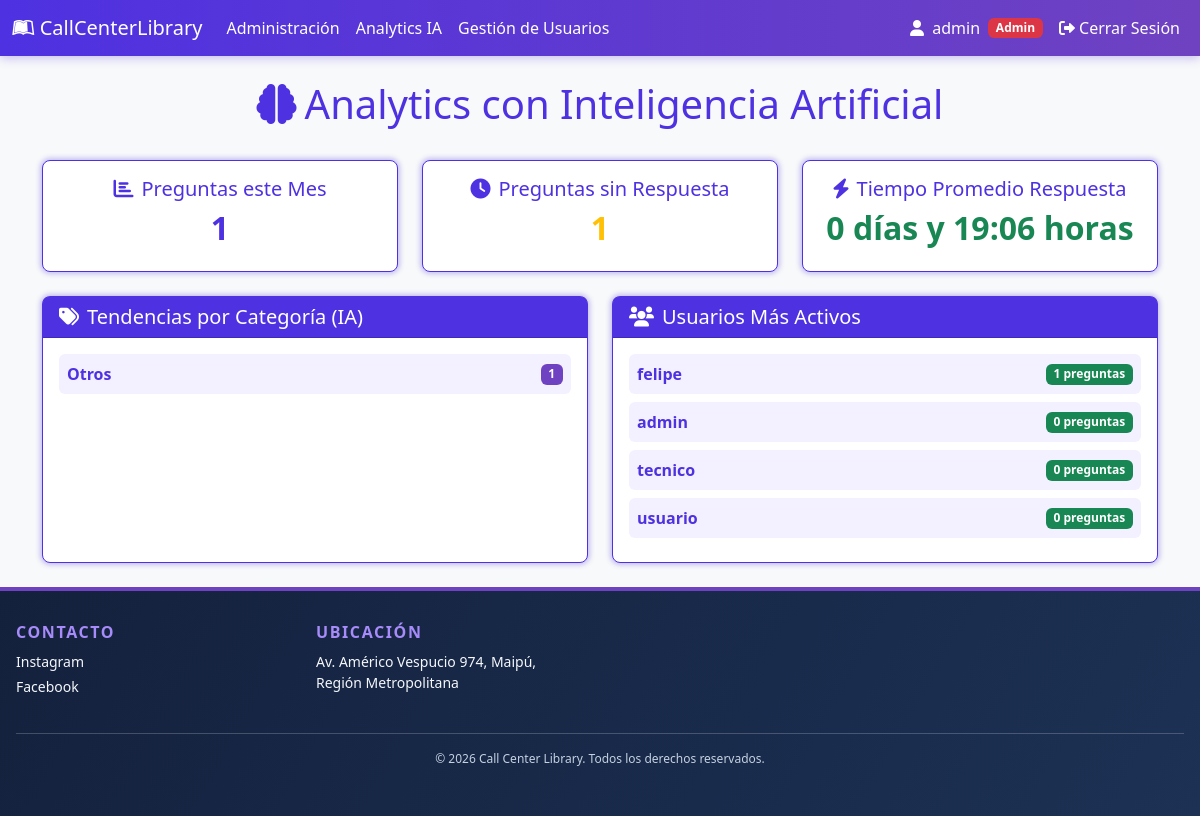
Page /AnalyticsIA/ (signed in) on the earlier database version.
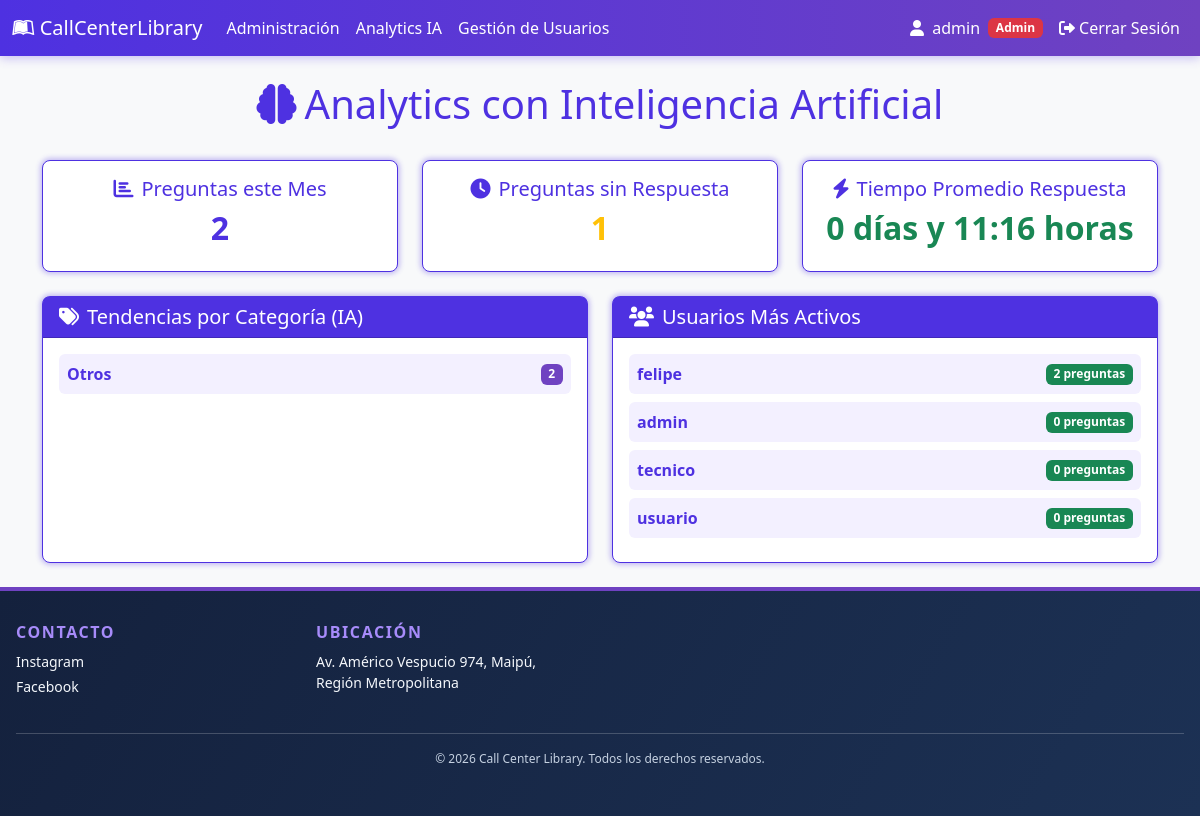
Same page on the later database version.
### online/models.py (models this page shows, shortened)
class Usuario(AbstractBaseUser):
    nombre = models.CharField(
        verbose_name="Nombre", max_length=30, blank=True, null=True
    )
    apellido = models.CharField(
        verbose_name="Apellido", max_length=30, blank=True, null=True
    )
    rut = models.CharField(
        verbose_name="RUT", max_length=12, unique=True, blank=True, null=True
    )
    correo = models.EmailField(
        verbose_name="Correo electrónico",
        max_length=70,
        unique=True,
    )
    usuario = models.CharField(
        verbose_name="Usuario",
        max_length=50,
        unique=True,
    )
    fecha_nacimiento = models.DateField(
        verbose_name="Fecha de nacimiento", null=True, blank=True
    )
    activo = models.BooleanField(default=True)
    admin = models.BooleanField(default=False)
    tecnico = models.BooleanField(default=False)
    token = TextField(default="")
    token_hasta = DateTimeField(auto_now_add=True)
    USERNAME_FIELD = "usuario"
    REQUIRED_FIELDS = ["correo"]
    objects = UserManager()
    @property
    def is_active(self):
        return self.activo

### administracion/views.py (the view)
# urls.py: path("AnalyticsIA/", AnalyticsIA, name="analytics_ia"),
@login_required
def AnalyticsIA(request: HttpRequest) -> HttpResponse:
    usuario: object = request.user
    assert isinstance(usuario, Usuario)
    es_admin: int = usuario.admin
    if not es_admin:
        usuario_id: Any | None = usuario.pk
        return redirect(f"/Inicio/{usuario_id}")
    total_promedio_respuestas: datetime.timedelta | Literal[0] = promedio_respuestas_admin()
    if total_promedio_respuestas == 0:
        promedio_respuestas = "No hay preguntas"
    else:
        promedio_respuestas: Any = timedelta_string(total_promedio_respuestas)
    try:
        asistente_ia = AsistenteIA()
        preguntas_ultimo_mes = Preguntas.objects.filter(
            Fecha_creacion__gte=timezone.now() - datetime.timedelta(days=30)
        )
        categorias_analisis = {}
        for pregunta in preguntas_ultimo_mes[:50]:  # Limitar para no sobrecargar la API
            categoria: Any | str = asistente_ia.clasificar_pregunta(pregunta.Pregunta)
            if categoria not in categorias_analisis:
                categorias_analisis[categoria] = 0
            categorias_analisis[categoria] += 1
        usuarios_activos = Usuario.objects.annotate(
            num_preguntas=Count("preguntas")
        ).order_by("-num_preguntas")[:10]
        analytics_data: dict[Any, Any] = {
            "total_preguntas_mes": preguntas_ultimo_mes.count(),
            "categorias_tendencia": dict(
                sorted(categorias_analisis.items(), key=lambda x: x[1], reverse=True)[:5]
            ),
            "usuarios_activos": usuarios_activos,
            "preguntas_sin_respuesta": Preguntas.objects.filter(
                respuesta__isnull=True
            ).count(),
            "tiempo_promedio_respuesta": promedio_respuestas,
        }
    except Exception as e:
        logger.info(msg=f"Error en analytics IA: {e}")
        analytics_data = {"error": "No se pudieron cargar los analytics"}
    logger.info(analytics_data)
    return render(
        request       = request,
        template_name = "analytics_ia.html",
        context       = {"analytics_data": analytics_data})

### administracion/views.py (called while the page is built)
def promedio_respuestas_admin() -> datetime.timedelta | Literal[0]:
    lista_preguntas: QuerySet[Preguntas] = Preguntas.objects.all()
    lista_tiempo_duracion: list[datetime.timedelta] = []
    for pregunta in lista_preguntas:
        lista_respuestas = Respuesta.objects.filter(
            id_Pregunta=pregunta.idPregunta
        ).order_by("FechaHora")
        fecha_creacion: datetime.datetime = pregunta.Fecha_creacion
        for respuesta in lista_respuestas:
            if respuesta.Usuario.admin | respuesta.Usuario.tecnico:
                lista_tiempo_duracion.append(respuesta.FechaHora - fecha_creacion)
                break
        else:
            lista_tiempo_duracion.append(timezone.now() - fecha_creacion)
    if len(lista_tiempo_duracion) == 0:
        return 0
    return sum(lista_tiempo_duracion, datetime.timedelta(0)) / len(
        lista_tiempo_duracion
    )

### online/ia_utils.py (called while the page is built)
    def _client(self) -> OpenAI:
        return OpenAI(base_url="http://localhost:11434/v1", api_key="ollama")

### administracion/templates/analytics_ia.html (shortened to what this page needs)
{% extends "componentes/header.html" %}
{% load static %}
{% block content %}
<div class="container py-4">
    <div class="row mb-4">
        <div class="col">
            <h1 class="text-center text-purple"><i class="fas fa-brain me-2"></i>Analytics con Inteligencia Artificial</h1>
        </div>
    </div>
    <div class="row g-4 mb-4">
        <div class="col-md-4">
            <div class="card card-purple text-center h-100">
                <div class="card-body">
                    <h5 class="card-title text-purple"><i class="fas fa-chart-bar me-2"></i>Preguntas este Mes</h5>
                    <h2 class="text-purple fw-bold">{{ analytics_data.total_preguntas_mes }}</h2>
                </div>
            </div>
        </div>
        <div class="col-md-4">
            <div class="card card-purple text-center h-100">
                <div class="card-body">
                    <h5 class="card-title text-purple"><i class="fas fa-clock me-2"></i>Preguntas sin Respuesta</h5>
                    <h2 class="text-warning fw-bold">{{ analytics_data.preguntas_sin_respuesta }}</h2>
                </div>
            </div>
        </div>
        <div class="col-md-4">
            <div class="card card-purple text-center h-100">
                <div class="card-body">
                    <h5 class="card-title text-purple"><i class="fas fa-bolt me-2"></i>Tiempo Promedio Respuesta</h5>
                    <h2 class="text-success fw-bold">{{ analytics_data.tiempo_promedio_respuesta }}</h2>
                </div>
            </div>
        </div>
    </div>
    <div class="row g-4">
        <div class="col-lg-6">
            <div class="card card-purple h-100">
                <div class="card-header bg-purple text-white">
                    <h5 class="mb-0"><i class="fas fa-tags me-2"></i>Tendencias por Categoría (IA)</h5>
                </div>
                <div class="card-body">
                    {% for categoria, cantidad in analytics_data.categorias_tendencia.items %}
                    <div class="d-flex justify-content-between align-items-center mb-2 p-2 rounded" style="background-color: #f3f0ff;">
                        <span class="fw-bold text-purple">{{ categoria|title }}</span>
                        <span class="badge" style="background-color: #6f42c1;">{{ cantidad }}</span>
                    </div>
                    {% empty %}
                    <p class="text-muted text-center">No hay datos disponibles</p>
                    {% endfor %}
                </div>
            </div>
        </div>
        <div class="col-lg-6">
            <div class="card card-purple h-100">
                <div class="card-header bg-purple text-white">
                    <h5 class="mb-0"><i class="fas fa-users me-2"></i>Usuarios Más Activos</h5>
                </div>
                <div class="card-body">
                    {% for usuario in analytics_data.usuarios_activos %}
                    <div class="d-flex justify-content-between align-items-center mb-2 p-2 rounded" style="background-color: #f3f0ff;">
                        <span class="fw-bold text-purple">{{ usuario.usuario }}</span>
                        <span class="badge bg-success">{{ usuario.num_preguntas }} preguntas</span>
                    </div>
                    {% empty %}
                    <p class="text-muted text-center">No hay datos disponibles</p>
                    {% endfor %}
                </div>
            </div>
        </div>
    </div>
</div>
{% endblock %}

Differences in the rows shown:
changed Usuario "felipe": num_preguntas "1" → "2"
Other differences:
{{ analytics_data.total_preguntas_mes }}: "1" → "2"
{{ analytics_data.tiempo_promedio_respuesta }}: "0 días y 19:06 horas" → "0 días y 11:16 horas"
new list line: "Otros 2"
list line gone: "Otros 1"
